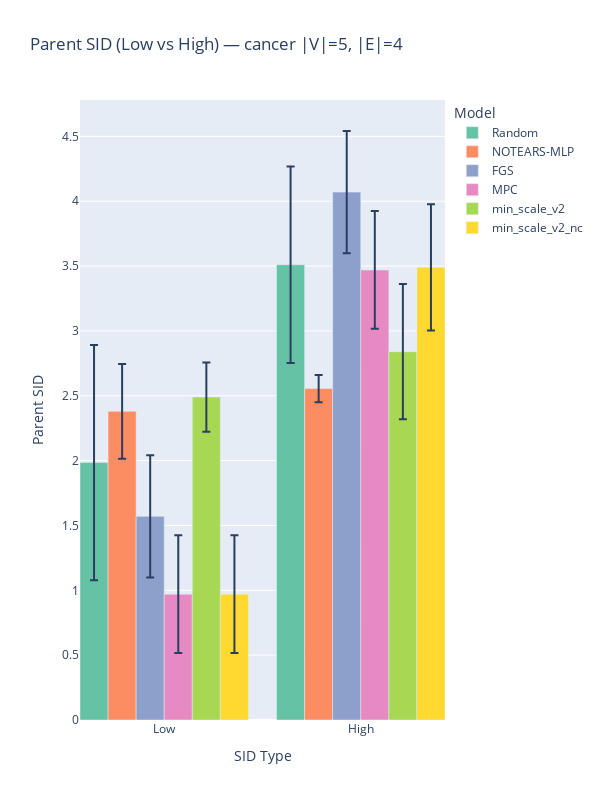

The cell this chart's notebook holds for it:
### Code cell
plot_sid_grouped_by_type(data_to_plot[data_to_plot['dataset']=='cancer'],
                    model_order=model_order)

### Figure 1 — Plotly figure (JSON) as saved in the notebook; plotly's stock layout.template omitted (floating-point values rounded to 4 significant figures)
{"data": [{"customdata": ["Random", "NOTEARS-MLP", "FGS", "MPC", "min_scale_v2", "min_scale_v2_nc", "Random", "NOTEARS-MLP", "FGS", "MPC", "min_scale_v2", "min_scale_v2_nc"], "error_y": {"array": [0.9069, 0.3651, 0.4712, 0.4536, 0.2671, 0.4536, 0.7575, 0.1046, 0.4712, 0.4536, 0.5219, 0.487], "type": "data", "visible": true}, "hovertemplate": "Model: %{customdata}<br>SID: %{y:.2f}<extra></extra>", "marker": {"color": ["rgb(102,194,165)", "rgb(252,141,98)", "rgb(141,160,203)", "rgb(231,138,195)", "rgb(166,216,84)", "rgb(255,217,47)", "rgb(102,194,165)", "rgb(252,141,98)", "rgb(141,160,203)", "rgb(231,138,195)", "rgb(166,216,84)", "rgb(255,217,47)"]}, "showlegend": false, "type": "bar", "x": [0, 1, 2, 3, 4, 5, 7, 8, 9, 10, 11, 12], "y": [1.985, 2.38, 1.57, 0.97, 2.49, 0.97, 3.51, 2.555, 4.07, 3.47, 2.84, 3.49]}, {"marker": {"color": "rgb(102,194,165)"}, "name": "Random", "showlegend": true, "type": "bar", "x": [null], "y": [null]}, {"marker": {"color": "rgb(252,141,98)"}, "name": "NOTEARS-MLP", "showlegend": true, "type": "bar", "x": [null], "y": [null]}, {"marker": {"color": "rgb(141,160,203)"}, "name": "FGS", "showlegend": true, "type": "bar", "x": [null], "y": [null]}, {"marker": {"color": "rgb(231,138,195)"}, "name": "MPC", "showlegend": true, "type": "bar", "x": [null], "y": [null]}, {"marker": {"color": "rgb(166,216,84)"}, "name": "min_scale_v2", "showlegend": true, "type": "bar", "x": [null], "y": [null]}, {"marker": {"color": "rgb(255,217,47)"}, "name": "min_scale_v2_nc", "showlegend": true, "type": "bar", "x": [null], "y": [null]}], "layout": {"bargap": 0, "height": 800, "legend": {"title": {"text": "Model"}}, "showlegend": true, "title": {"text": "Parent SID (Low vs High) — cancer |V|=5, |E|=4"}, "width": 600, "xaxis": {"tickmode": "array", "ticktext": ["Low", "High"], "tickvals": [2.5, 9.5], "title": {"text": "SID Type"}}, "yaxis": {"title": {"text": "Parent SID"}}}}
